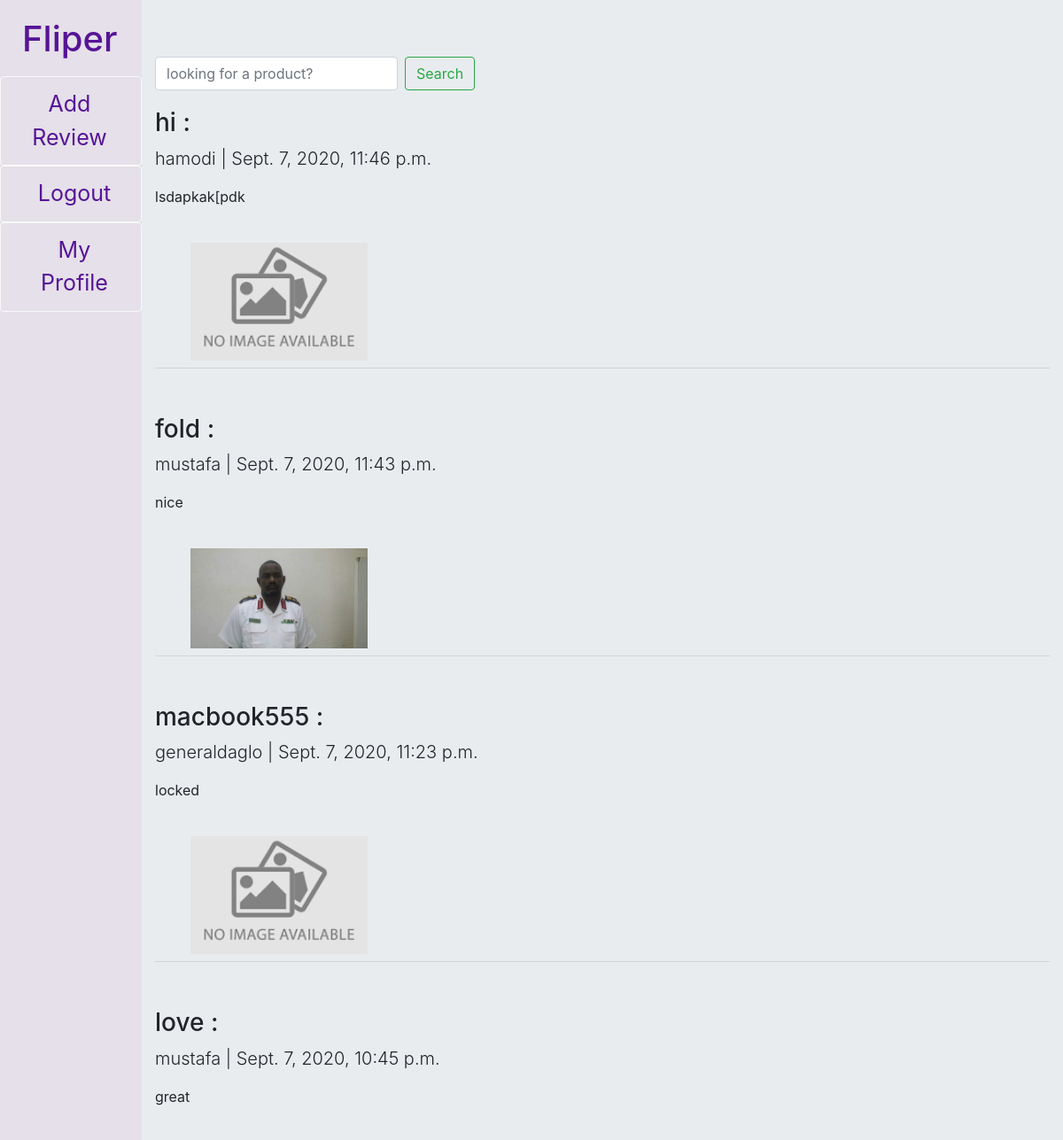
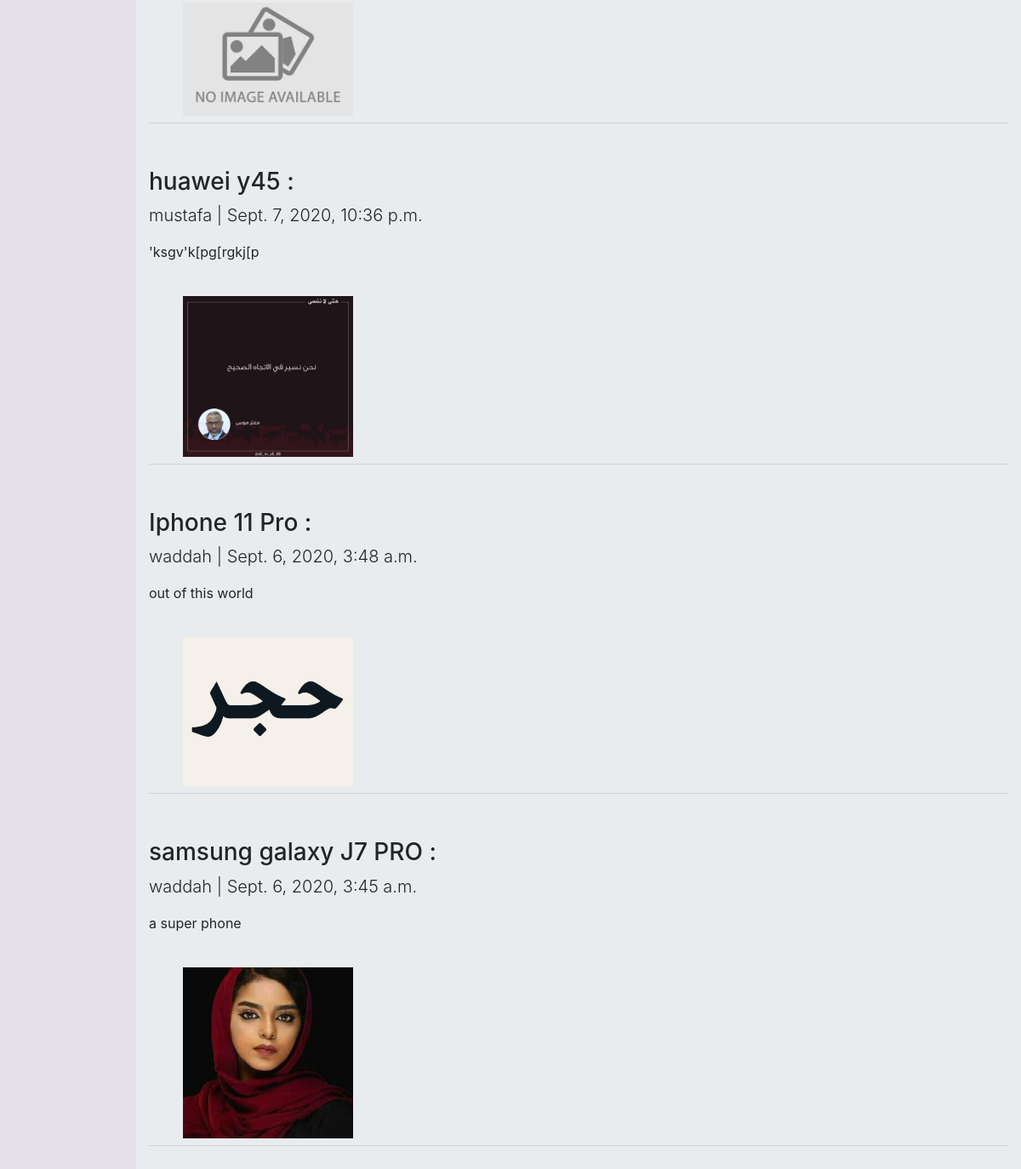
Screenshot of /blog/ with the database file from the repository (2 pictures, top to bottom).
### Home/models.py (models this page shows, shortened)
class Post(models.Model):
    title = models.CharField(max_length=200,)
    author = models.ForeignKey(User,on_delete= models.SET_NULL,null=True)
    updated_on = models.DateTimeField(auto_now= True)
    content = models.TextField()
    created_on = models.DateTimeField(auto_now_add=True)
    status = models.IntegerField(choices=STATUS, default=0)
    productimage=models.ImageField(null=True,blank=True,default='/images/product.jpg',upload_to="images/")
    class Meta:
        ordering = ['-created_on']

### Home/views.py (the view)
# urls.py: path('blog/', views.PostList, name='blog'),
def PostList(request):
    all_posts=Post.objects.all()
    context={'all_posts':all_posts}
    return render(request,"Home/blog.html",context)

### Home/templates/Home/blog.html (shortened to what this page needs)
{% load static %}
<!doctype html>
<html lang="en">
<head>
    <link rel="stylesheet" href="https://stackpath.bootstrapcdn.com/bootstrap/4.3.1/css/bootstrap.min.css">
</head>
<body style="background-color:#e5e0e9;">
    <div class="sidenav">
        <h1 style="color: #571496;padding-left: 25px;padding-bottom: 10px;">Fliper</h1>
        <button type="button" class="btn btn-outline-light"><a style="color: #571496;padding-left: 5px;" href="{% url 'add' %}" class="nav-link ">Add Review</a></button>
        <button type="button" class="btn btn-outline-light" style="width: 160px;"><a href="{% url 'logout'  %}" style="color: #571496;">Logout</a></button>
        <button type="button" class="btn btn-outline-light"><a href="{% url 'profile' %}" style="color: #571496;">My Profile</a></button>
    </div>
    <div class="main">
        <div class="jumbotron jumbotron-fluid h-100">
            <div style="padding-top: 0px;" class="container">
                <form class="form-inline my-2 my-lg-0" method="GET" action="{% url 'results' %}">
                    <input class="form-control mr-sm-2" type="search" name="search" placeholder="looking for a product?" aria-label="Search">
                    <button class="btn btn-outline-success my-2 my-sm-0" value="{{ query|escape }}" type="submit">Search</button>
                </form>
                {% for post in all_posts %}
                <h3 style="padding-top: 20px;">{{ post.title }} :</h3>
                <p class="lead">{{ post.author }} | {{ post.created_on}}</p>
                <p>{{post.content }}</p>
                <br> {% if post.productimage %}
                <img src="{{ post.productimage.url }}" style="width: 200px;height: 350p;margin-left: 40px;"> {% else %}
                <img style="width: 200px;height: 350p;margin-left: 40px;"
                    alt=""> {% endif %}
                <br>
                <hr class="my-2"><br> {% endfor %}
            </div>
        </div>
    </div>
</body>
</html>

### Home/templates/Home/blog.html (style rules this page uses)
.sidenav { height: 100%; width: 160px; position: fixed; z-index: 1; top: 0; left: 0; background-color: #e5e0e9; overflow-x: hidden; padding-top: 20px; }
.sidenav a { padding: 6px 8px 6px 16px; text-decoration: none; font-size: 25px; color: white; display: block; }
.main { margin-left: 160px; }

### rows the page displays
Post: title "hi", author "hamodi", created_on "Sept. 7, 2020, 11:46 p.m.", content "lsdapkak[pdk"
Post: title "fold", author "mustafa", created_on "Sept. 7, 2020, 11:43 p.m.", content "nice", productimage (picture)
Post: title "macbook555", author "generaldaglo", created_on "Sept. 7, 2020, 11:23 p.m.", content "locked"
Post: title "love", author "mustafa", created_on "Sept. 7, 2020, 10:45 p.m.", content "great"
Post: title "huawei y45", author "mustafa", created_on "Sept. 7, 2020, 10:36 p.m.", content "'ksgv'k[pg[rgkj[p", productimage (picture)
Post: title "Iphone 11 Pro", author "waddah", created_on "Sept. 6, 2020, 3:48 a.m.", content "out of this world", productimage (picture)
Post: title "samsung galaxy J7 PRO", author "waddah", created_on "Sept. 6, 2020, 3:45 a.m.", content "a super phone", productimage (picture)
